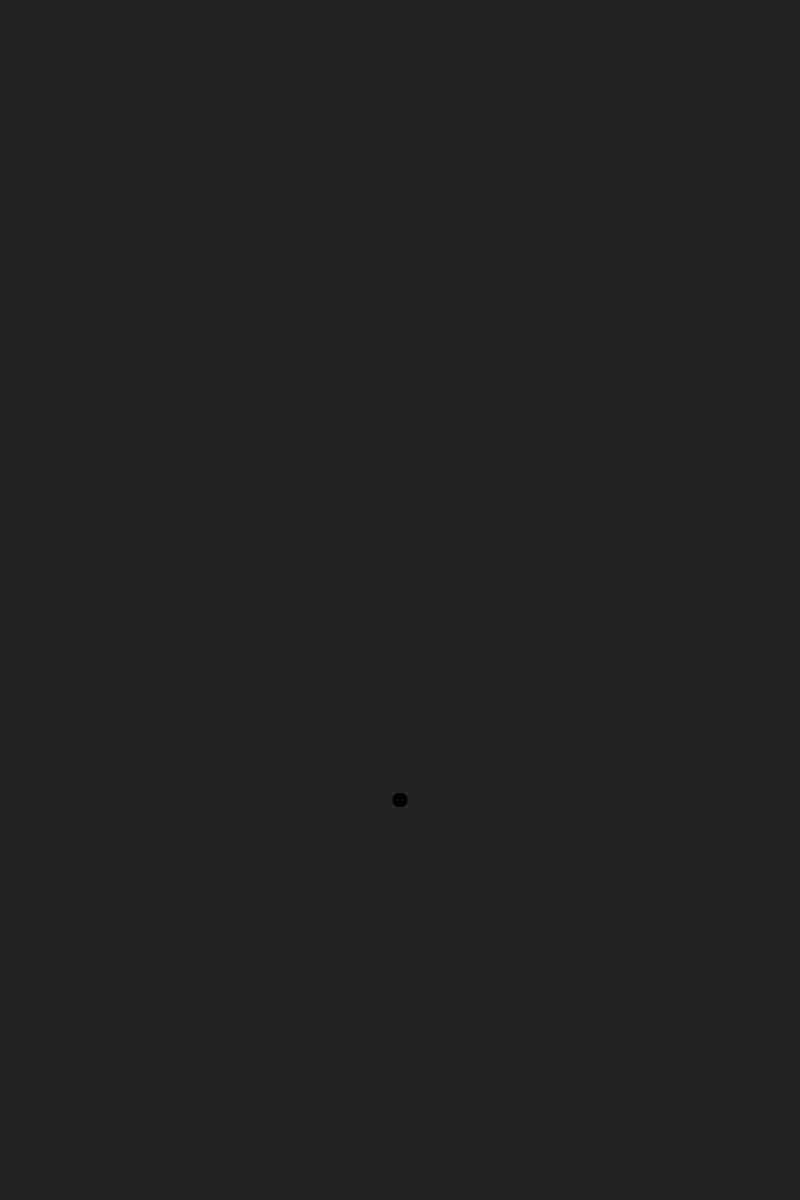
Frame 1 (no input)
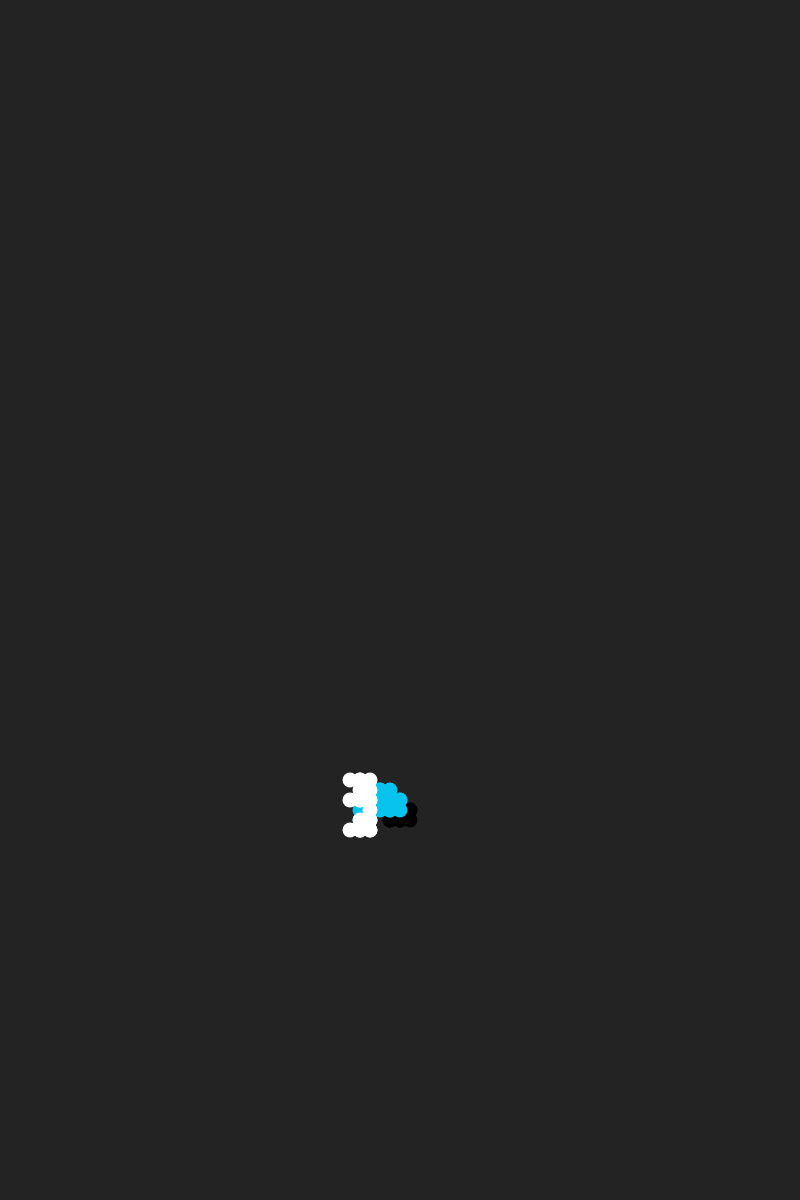
Frame 60 (no input)
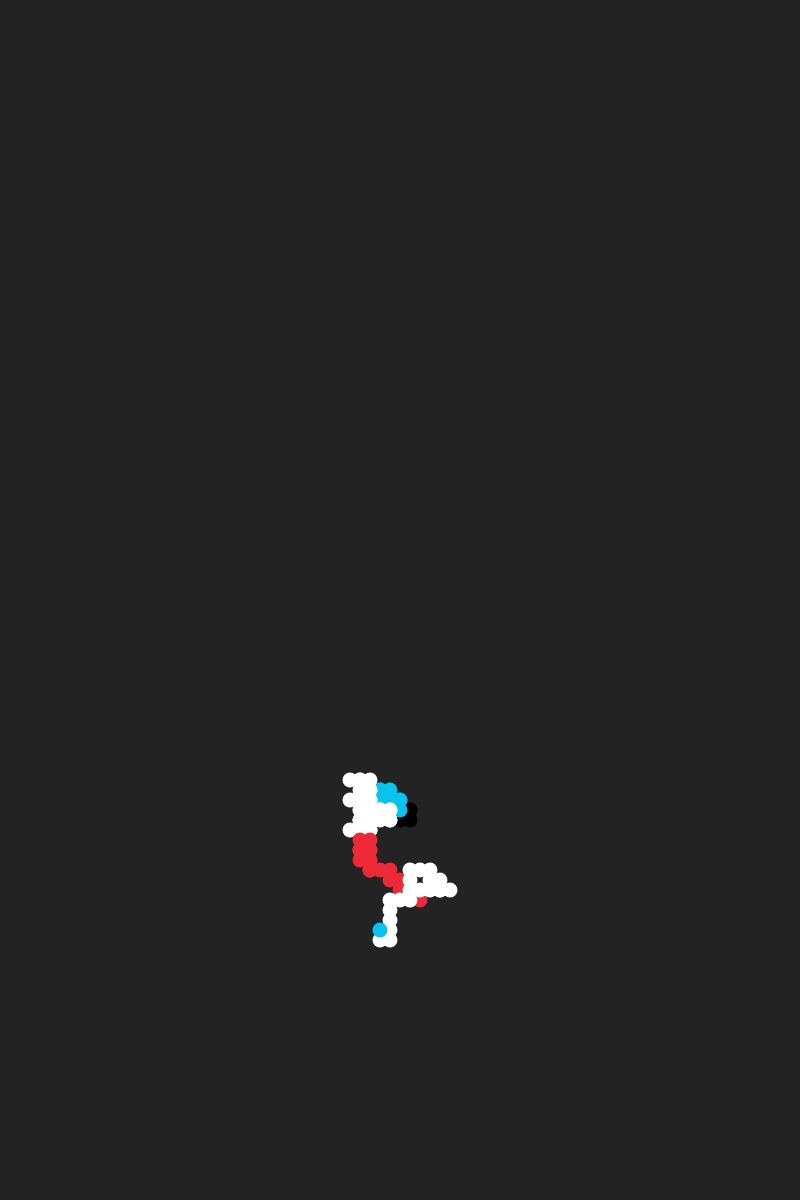
Frame 120 (the mouse pressed at the canvas centre since frame 60)

The p5.js sketch that drew these frames (run headless with seeded random() and noise() and a simulated clock; from frame 60 on, the mouse is pressed at the canvas centre):

// p5.js sketch
// ── sketch.js
let x;
let y;
let t = -0.1;
let c = 0;
let n;

function setup() {
  createCanvas(800, 1200);
  x = width / 2;
  y = 800;
  background(35);
  cols = [
   "#ED2938",
    "#FCC602",
    "#FFFFFF",
    "#08C3ED",
   "#ED2938",
    "#FCC602",
    "#FFFFFF",
    "#08C3ED",
    "#FFFFFF",
    "#08C3ED",
  ];
}

function draw() {
   //every few framecounts, use random or noise to deterine a new x,y position for the dot ot start from? 
  if(frameCount % 20 == 0){
    n = noise(t * x, t * y + t) * 15;
     n > 9
        ? (c = 9)
        : n > 8
        ? (c = 8)
        : n > 7
        ? (c = 7)
        : n > 6
        ? (c = 6)
        : n > 5
        ? (c = 5)
        : n > 4
        ? (c = 4)
        : n > 3
        ? (c = 3)
        : n > 2
        ? (c = 2)
        : n > 1
        ? (c = 1)
        : (c = 0);
       stroke(cols[c])
  }

  strokeWeight(15);
  
  point(x, y);
  // stroke(255, 100);

  const r = floor(random(4));
  switch (r) {
    case 0:
      if(x < 730) {
      x = x + 10;
      // stroke(255, 100);
  }

      break;
    case 1:
      if(x > 70)
      x = x - 10;
      // stroke(255, 200,200);

      break;
    case 2:
      if(y < 1140){
      y = y + 10;
      // stroke(25, 200,250);
      }
      break;
    case 3:
      if(y > 60){
      y = y - 10;
      }

      break;
  }
}
